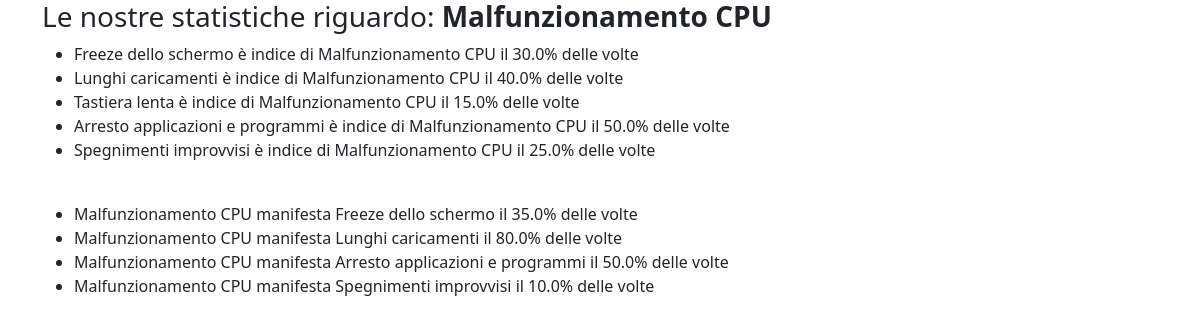
The app's page /diagnosis/problem/Malfunzionamento CPU with its own data.
### virtual_app/models.py (models this page shows)
class Sym_to_Prob(models.Model):
    symptom = models.ForeignKey(Symptom, on_delete=models.DO_NOTHING, related_name="related_problems")
    problem = models.ForeignKey(Problem, on_delete=models.DO_NOTHING, related_name="related_symptoms") #
    frequency = models.FloatField()
    def __str__(self):
        return f"{self.symptom} è indice di {self.problem} il {self.frequency*100}% delle volte"

class Symptom(models.Model):
    name = models.CharField(max_length=256)
    def __str__(self):
        return self.name

class Problem(models.Model):
    name = models.CharField(max_length=128)
    def __str__(self):
        return self.name

class Prob_to_Sym(models.Model):
    problem = models.ForeignKey(Problem, on_delete=models.DO_NOTHING, related_name="shown_symptoms")
    symptom = models.ForeignKey(Symptom, on_delete=models.DO_NOTHING, related_name="related_conditions") #
    frequency = models.FloatField()
    def __str__(self):
        return f"{self.problem} manifesta {self.symptom} il {self.frequency*100}% delle volte"

### virtual_app/views.py (the view)
# urls.py: path("problem/<str:problem_name>", views.problem, name="problem"),
def problem(request, problem_name):
    sym_to_probs = Sym_to_Prob.objects.all().filter(problem__name=problem_name)
    prob_to_syms = Prob_to_Sym.objects.all().filter(problem__name=problem_name)
    return render(request, "virtual_app/problem.html", {
        "sym_to_probs":sym_to_probs,
        "prob_to_syms":prob_to_syms
    })

### virtual_app/templates/virtual_app/problem.html
{%extends "virtual_app/layout.html"%}
{%block body%}
{%load virtual_assistant_tags%}
<div class="container">
    <h3>
        Le nostre statistiche riguardo: <b>{{sym_to_probs.0.problem.name}}</b>
    </h3>
    <ul>
        {%for sym_to_prob in sym_to_probs%}
            <li>
                {{sym_to_prob}}
            </li>
        {%endfor%}
    </ul>
    <br>
    <ul>
        {%for prob_to_sym in prob_to_syms%}
            <li>
                {{prob_to_sym}}
            </li>
        {%endfor%}
    </ul>
</div>
{%endblock body%}

### records on screen
Sym_to_Prob: symptom+problem+frequency "Freeze dello schermo è indice di Malfunzionamento CPU il 30.0% delle volte"
Sym_to_Prob: symptom+problem+frequency "Lunghi caricamenti è indice di Malfunzionamento CPU il 40.0% delle volte"
Sym_to_Prob: symptom+problem+frequency "Tastiera lenta è indice di Malfunzionamento CPU il 15.0% delle volte"
Sym_to_Prob: symptom+problem+frequency "Arresto applicazioni e programmi è indice di Malfunzionamento CPU il 50.0% delle volte"
Sym_to_Prob: symptom+problem+frequency "Spegnimenti improvvisi è indice di Malfunzionamento CPU il 25.0% delle volte"
Prob_to_Sym: problem+symptom+frequency "Malfunzionamento CPU manifesta Freeze dello schermo il 35.0% delle volte"
Prob_to_Sym: problem+symptom+frequency "Malfunzionamento CPU manifesta Lunghi caricamenti il 80.0% delle volte"
Prob_to_Sym: problem+symptom+frequency "Malfunzionamento CPU manifesta Arresto applicazioni e programmi il 50.0% delle volte"
Prob_to_Sym: problem+symptom+frequency "Malfunzionamento CPU manifesta Spegnimenti improvvisi il 10.0% delle volte"
